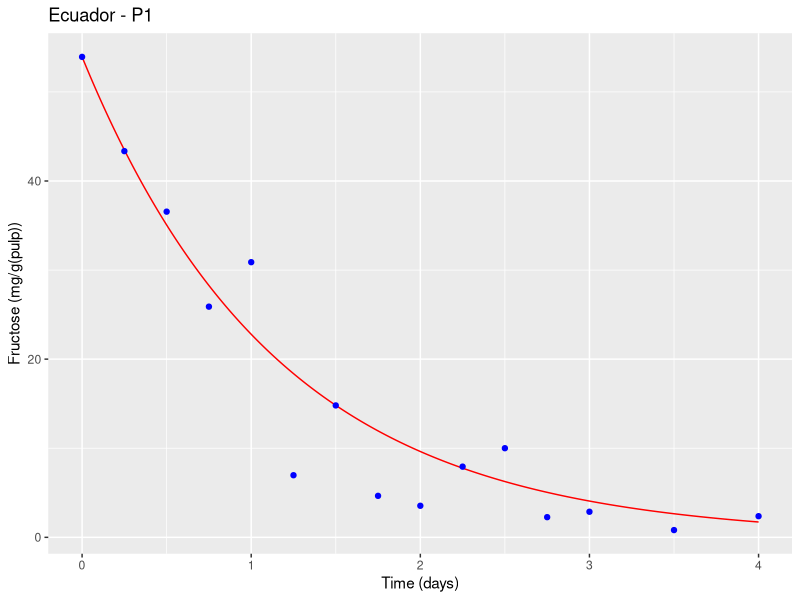
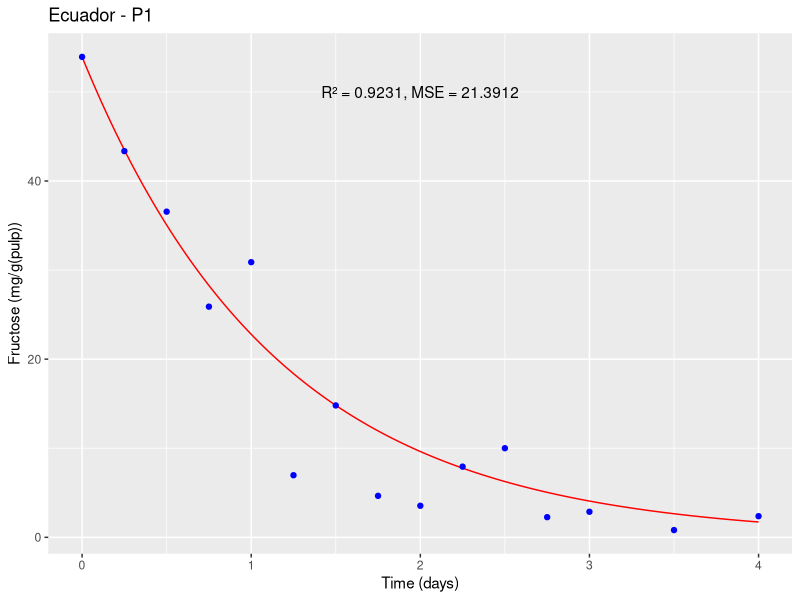
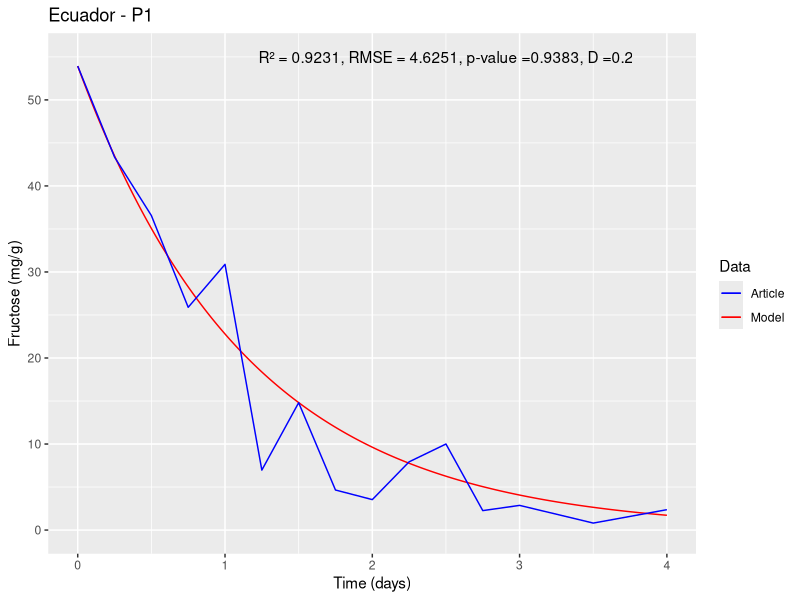

Here is the R script that generated these plots, in order:
#Packages#
install.packages("deSolve")
install.packages("ggplot2")
#Libraries#
library(deSolve)
library(ggplot2)

state1<-c(y=53.933) #Initial state#
times1<-seq(0,4,1/10000) #4 days with 10000 intervals per day#
parameters1<-c(Y1=75.187,Y2=99.455) #Parameter values#
#Papalexandratou et al., 2011 Ecuador <- Ecuador - P1#
#doi:10.1128/AEM.05523-11#
#Ecuador - P1#

#(i). DATA TO FEED THE FRUCTOSE MODEL#

#nu1#
U<- 0.2933
f<- 53.933
K<-0.5805
L<-0.0009442
U1 <- (U*f/f+K*L)*L
U1
#nu2#
U2<- 0.4589
f2<- 53.933
K2<-0.6989
BAL2<-0.0008628

U2 <- (U2*f2/f2+K2*BAL2)*BAL2
U2

#Differential equation#
ODE1<-function(times,state,parameters){ 
  y<-state[1] #inital state
  Y1<-parameters[1] #parameter 1
  Y2<-parameters[2] #parameter 2
  dy<--(Y1*U1/0.07)*y-(Y2*U2/0.07)*y #equation 
  res<-dy
  list(res)
}


#number solution#
solution1<-lsoda(state1, times1, ODE1, parameters1)

#(ii). EXPERIMENTAL DATA OF ARTICLE#

ts = c(0,6/24,12/24,18/24,24/24,30/24,36/24,42/24,48/24,54/24,60/24,66/24,72/24,84/24,96/24)
fru<-c(53.933,43.353,36.559,25.893,30.888,6.97,14.805,4.655,3.541,7.934,10.004,2.263,2.87,0.813,2.371)

#Graph#

df <- data.frame(time = solution1[,1], fructose = solution1[,2])
d<-ggplot() +
  geom_line(data = df, aes(x = time, y = fructose), color = "red") +
  geom_point(data = data.frame(time = ts, fructose = fru), aes(x = time, y = fructose), color = "blue") +
  xlab("Time (days)") + ylab("Fructose (mg/g(pulp))") +
  ggtitle("Ecuador - P1")
plot(d)


#Statistical validation#

#To statistically validate the mathematical model, various analysis tools can be used,
#but one of the most common is to compare the model results with experimental data and evaluate the quality of the fit.
#In this case, one can use the coefficient of determination (R²), the mean squared error (MSE), and the root mean square error (RMSE) as fitting measures#

#To calculate R², MSE, and RMSE, one can compare the values predicted by the model with
#the experimental data. First, extract the values predicted by the model at the same points 
#where the experimental measurements were taken, 
#using the approx() function in R:

pred <- approx(solution1[,1], solution1[,2], ts)$y

#Then, R², MSE, and RMSE can be calculated using the following formulas:
SSE <- sum((fru - pred)^2)
SST <- sum((fru - mean(fru))^2)
R2 <- 1 - SSE/SST
MSE <- SSE/length(fru)
RMSE <- sqrt(MSE)

#Where SSE is the sum of squared errors,
#SST is the total sum of squares,
#R² is the coefficient of determination, MSE is the mean squared error and RMSE is the root mean square error.

cat("R² = ", round(R2, 4), "\n")
cat("MSE = ", round(MSE, 4), "\n")
cat("RMSE = ", round(RMSE, 4), "\n")

#R² measures the proportion of total variation in the experimental data
#that is explained by the model. A value of R² close to 1 indicates a good fit of the model to the experimental data

#MSE measures the average of squared errors between experimental values
#and the values predicted by the model. A low MSE value indicates good predictive capability of the model.

#The root mean square error (RMSE) was determined, which quantifies the magnitude of deviation of simulated values from observed values.

d <- ggplot() +
  geom_line(data = df, aes(x = time, y = fructose), color = "red") +
  geom_point(data = data.frame(time = ts, fructose = fru), aes(x = time, y = fructose), color = "blue") +
  xlab("Time (days)") + ylab("Fructose (mg/g(pulp))") +
  ggtitle("Ecuador - P1") +
  annotate("text", x = 2, y = 50, label = paste0("R² = ", round(R2, 4), ", MSE = ", round(MSE, 4)))

plot(d)

#Two-sample Kolmogorov–Smirnov test - KS#
#Ho: The simulation results follow the same distribution of experimental data#
#Ha: The simulation results do not follow the same distribution of experimental data#
#Hypothesis test with an alpha of 0.05#
#to determine if there is a significant difference between the data and the exponential distribution#
#Hypothesis test
alpha <- 0.05

# Perform Kolmogorov-Smirnov test
ks_test <- ks.test(fru, pred)
ks_test

# Results Kolmogorov-Smirnov test
cat("Kolmogorov-Smirnov test:", "\n")
cat("Test statistic:", round(ks_test$statistic, 4), "\n")
cat("p-value:", round(ks_test$p.value, 4), "\n")

if (ks_test$p.value < alpha) {
  cat("The simulation results do not follow the same distribution of experimental data.\n")
} else {
  cat("The simulation results follow the same distribution of experimental data.\n")
}


#Final plot#
p_value <- round(ks_test$p.value, 4)
D <- round(ks_test$statistic, 4)

# First, define the colors we want to use for each element:
colors <- c(Model = "red", Article = "blue")

# Then the script is modified to assign a name to each geom and set the color scale manually
d <- ggplot() +
  geom_line(data = df, aes(x = time, y = fructose, color = "Model"), show.legend = TRUE) +
  geom_line(data = data.frame(time = ts, fructose = fru), aes(x = time, y = fructose, color = "Article"), show.legend = TRUE) +
  xlab("Time (days)") + ylab("Fructose (mg/g)") +
  ggtitle("Ecuador - P1") +
  annotate("text", x = 2.5, y = 55, label = paste0("R² = ", round(R2, 4), ", RMSE = ", round(RMSE, 4), ", p-value =", round(p_value, 4), ", D =", round(D, 4))) +
  labs(color = "Data") +  # Change the title of the legend
  scale_color_manual(values = colors) +
  scale_x_continuous(limits = c(0, 4), breaks = seq(0, 4, 1)) +  # x-axis boundaries and intervals between marks
  scale_y_continuous(limits = c(0, 55), breaks = seq(0, 55, 10))   # y-axis boundaries and intervals between marks

#PLOT#
print(d)
